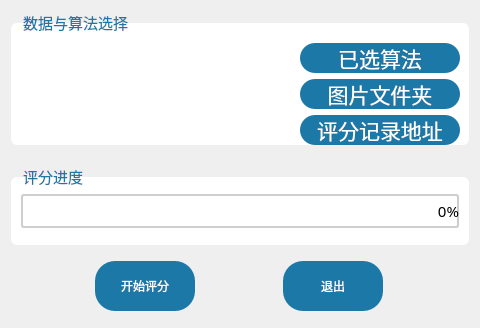
<?xml version="1.0" encoding="UTF-8"?>
<ui version="4.0">
 <class>Form</class>
 <widget class="QWidget" name="Form">
  <property name="geometry">
   <rect>
    <x>0</x>
    <y>0</y>
    <width>480</width>
    <height>328</height>
   </rect>
  </property>
  <property name="windowTitle">
   <string>Form</string>
  </property>
  <property name="styleSheet">
   <string notr="true"/>
  </property>
  <layout class="QVBoxLayout" name="verticalLayout_3">
   <property name="spacing">
    <number>10</number>
   </property>
   <item>
    <layout class="QVBoxLayout" name="verticalLayout_2">
     <property name="spacing">
      <number>20</number>
     </property>
     <item>
      <widget class="QGroupBox" name="choose_pho_gbox">
       <property name="font">
        <font>
         <family>微软雅黑</family>
         <pointsize>11</pointsize>
         <weight>50</weight>
         <bold>false</bold>
        </font>
       </property>
       <property name="styleSheet">
        <string notr="true">QGroupBox{
    border: none;
	
	background-color: rgb(255, 255, 255);
    border-radius:6px;
    margin-top:12px;
}
QGroupBox:title {
    color:rgb(28, 120, 167);
    subcontrol-origin: margin;
    left: 10px;
}
</string>
       </property>
       <property name="title">
        <string>数据与算法选择</string>
       </property>
       <layout class="QVBoxLayout" name="verticalLayout">
        <property name="topMargin">
         <number>20</number>
        </property>
        <property name="bottomMargin">
         <number>0</number>
        </property>
        <item>
         <layout class="QHBoxLayout" name="horizontalLayout_4" stretch="0,1">
          <item>
           <widget class="QLineEdit" name="algo_le">
            <property name="enabled">
             <bool>false</bool>
            </property>
            <property name="minimumSize">
             <size>
              <width>0</width>
              <height>30</height>
             </size>
            </property>
            <property name="font">
             <font>
              <family>Times New Roman</family>
              <pointsize>12</pointsize>
             </font>
            </property>
            <property name="styleSheet">
             <string notr="true">border:none;</string>
            </property>
            <property name="inputMethodHints">
             <set>Qt::ImhNone</set>
            </property>
            <property name="readOnly">
             <bool>true</bool>
            </property>
            <property name="cursorMoveStyle">
             <enum>Qt::LogicalMoveStyle</enum>
            </property>
           </widget>
          </item>
          <item>
           <widget class="QPushButton" name="algo_chosen_btn_3">
            <property name="enabled">
             <bool>false</bool>
            </property>
            <property name="minimumSize">
             <size>
              <width>160</width>
              <height>30</height>
             </size>
            </property>
            <property name="maximumSize">
             <size>
              <width>160</width>
              <height>30</height>
             </size>
            </property>
            <property name="font">
             <font>
              <family>楷体</family>
              <pointsize>16</pointsize>
              <weight>50</weight>
              <italic>false</italic>
              <bold>false</bold>
             </font>
            </property>
            <property name="styleSheet">
             <string notr="true">QPushButton:hover {
	background-color: rgb(58, 189, 236);
}

QPushButton:pressed {
	
	background-color: rgb(27, 87, 126);
}

QPushButton {
	background-color: rgb(28, 120, 167);
	color: rgb(255, 255, 255);
	font: 16pt &quot;楷体&quot;;
	border-radius: 15px;
	border: 4px;
}</string>
            </property>
            <property name="text">
             <string>已选算法</string>
            </property>
           </widget>
          </item>
         </layout>
        </item>
        <item>
         <layout class="QHBoxLayout" name="horizontalLayout_2" stretch="0,1">
          <item>
           <widget class="QLineEdit" name="pho_addr_show_le">
            <property name="minimumSize">
             <size>
              <width>0</width>
              <height>30</height>
             </size>
            </property>
            <property name="font">
             <font>
              <family>Times New Roman</family>
              <pointsize>12</pointsize>
             </font>
            </property>
            <property name="styleSheet">
             <string notr="true">border:none;</string>
            </property>
            <property name="inputMethodHints">
             <set>Qt::ImhNone</set>
            </property>
            <property name="readOnly">
             <bool>true</bool>
            </property>
            <property name="cursorMoveStyle">
             <enum>Qt::LogicalMoveStyle</enum>
            </property>
           </widget>
          </item>
          <item>
           <widget class="QPushButton" name="choose_pho_btn">
            <property name="minimumSize">
             <size>
              <width>160</width>
              <height>30</height>
             </size>
            </property>
            <property name="maximumSize">
             <size>
              <width>160</width>
              <height>30</height>
             </size>
            </property>
            <property name="font">
             <font>
              <family>楷体</family>
              <pointsize>16</pointsize>
              <weight>50</weight>
              <italic>false</italic>
              <bold>false</bold>
             </font>
            </property>
            <property name="styleSheet">
             <string notr="true">QPushButton:hover {
	background-color: rgb(58, 189, 236);
}

QPushButton:pressed {
	
	background-color: rgb(27, 87, 126);
}

QPushButton {
	background-color: rgb(28, 120, 167);
	color: rgb(255, 255, 255);
	font: 16pt &quot;楷体&quot;;
	border-radius: 15px;
	border: 4px;
}</string>
            </property>
            <property name="text">
             <string>图片文件夹</string>
            </property>
           </widget>
          </item>
         </layout>
        </item>
        <item>
         <layout class="QHBoxLayout" name="horizontalLayout_3" stretch="0,1">
          <item>
           <widget class="QLineEdit" name="mos_addr_show_le_2">
            <property name="minimumSize">
             <size>
              <width>0</width>
              <height>30</height>
             </size>
            </property>
            <property name="font">
             <font>
              <family>Times New Roman</family>
              <pointsize>12</pointsize>
             </font>
            </property>
            <property name="styleSheet">
             <string notr="true">border:none;</string>
            </property>
            <property name="inputMethodHints">
             <set>Qt::ImhNone</set>
            </property>
            <property name="readOnly">
             <bool>true</bool>
            </property>
            <property name="cursorMoveStyle">
             <enum>Qt::LogicalMoveStyle</enum>
            </property>
           </widget>
          </item>
          <item>
           <widget class="QPushButton" name="choose_pho_btn_2">
            <property name="minimumSize">
             <size>
              <width>160</width>
              <height>30</height>
             </size>
            </property>
            <property name="maximumSize">
             <size>
              <width>160</width>
              <height>30</height>
             </size>
            </property>
            <property name="font">
             <font>
              <family>楷体</family>
              <pointsize>16</pointsize>
              <weight>50</weight>
              <italic>false</italic>
              <bold>false</bold>
             </font>
            </property>
            <property name="styleSheet">
             <string notr="true">QPushButton:hover {
	background-color: rgb(58, 189, 236);
}

QPushButton:pressed {
	
	background-color: rgb(27, 87, 126);
}

QPushButton {
	background-color: rgb(28, 120, 167);
	color: rgb(255, 255, 255);
	font: 16pt &quot;楷体&quot;;
	border-radius: 15px;
	border: 4px;
}</string>
            </property>
            <property name="text">
             <string>评分记录地址</string>
            </property>
           </widget>
          </item>
         </layout>
        </item>
       </layout>
      </widget>
     </item>
     <item>
      <widget class="QGroupBox" name="choose_pho_gbox_2">
       <property name="font">
        <font>
         <family>微软雅黑</family>
         <pointsize>11</pointsize>
         <weight>50</weight>
         <bold>false</bold>
        </font>
       </property>
       <property name="styleSheet">
        <string notr="true">QGroupBox{
    border: none;
	background-color: rgb(255, 255, 255);
    border-radius:6px;
    margin-top:12px;
}
QGroupBox:title {
    color:rgb(28, 120, 167);
    subcontrol-origin: margin;
    left: 10px;
}
</string>
       </property>
       <property name="title">
        <string>评分进度</string>
       </property>
       <layout class="QVBoxLayout" name="verticalLayout_4">
        <property name="spacing">
         <number>0</number>
        </property>
        <property name="leftMargin">
         <number>10</number>
        </property>
        <property name="topMargin">
         <number>2</number>
        </property>
        <property name="rightMargin">
         <number>10</number>
        </property>
        <property name="bottomMargin">
         <number>2</number>
        </property>
        <item>
         <widget class="QProgressBar" name="progressBar_2">
          <property name="font">
           <font>
            <family>黑体</family>
            <pointsize>11</pointsize>
           </font>
          </property>
          <property name="styleSheet">
           <string notr="true">QProgressBar {
	border: 2px solid rgb(206, 206, 206);
	background-color:rgb(255, 255, 255);
	border-radius:3px ;
	boder-style: inset;  
}

QProgressBar::chunk{
	background-color:rgb(112, 112, 112); 
	border-radius:3px;  
	margin:2px;
}
</string>
          </property>
          <property name="value">
           <number>0</number>
          </property>
          <property name="alignment">
           <set>Qt::AlignRight|Qt::AlignTrailing|Qt::AlignVCenter</set>
          </property>
          <property name="textVisible">
           <bool>true</bool>
          </property>
          <property name="orientation">
           <enum>Qt::Horizontal</enum>
          </property>
          <property name="invertedAppearance">
           <bool>false</bool>
          </property>
          <property name="textDirection">
           <enum>QProgressBar::BottomToTop</enum>
          </property>
         </widget>
        </item>
       </layout>
      </widget>
     </item>
    </layout>
   </item>
   <item>
    <layout class="QHBoxLayout" name="horizontalLayout">
     <property name="leftMargin">
      <number>6</number>
     </property>
     <property name="topMargin">
      <number>6</number>
     </property>
     <property name="rightMargin">
      <number>6</number>
     </property>
     <property name="bottomMargin">
      <number>6</number>
     </property>
     <item>
      <widget class="QPushButton" name="start_mark_btn">
       <property name="enabled">
        <bool>true</bool>
       </property>
       <property name="minimumSize">
        <size>
         <width>100</width>
         <height>50</height>
        </size>
       </property>
       <property name="maximumSize">
        <size>
         <width>100</width>
         <height>50</height>
        </size>
       </property>
       <property name="styleSheet">
        <string notr="true">QPushButton:hover {
	background-color: rgb(58, 189, 236);
}

QPushButton:pressed {
	
	background-color: rgb(27, 87, 126);
}

QPushButton:disabled {
	
	background-color:rgb(244, 0, 0);
}

QPushButton {
	background-color: rgb(28, 120, 167);
	color: rgb(255, 255, 255);
	font: 16pt &quot;楷体&quot;;
	border-radius: 20px;
	border: 4px;
}</string>
       </property>
       <property name="text">
        <string>开始评分</string>
       </property>
      </widget>
     </item>
     <item>
      <widget class="QPushButton" name="exit_btn">
       <property name="enabled">
        <bool>true</bool>
       </property>
       <property name="minimumSize">
        <size>
         <width>100</width>
         <height>50</height>
        </size>
       </property>
       <property name="maximumSize">
        <size>
         <width>100</width>
         <height>50</height>
        </size>
       </property>
       <property name="styleSheet">
        <string notr="true">QPushButton:hover {
	background-color: rgb(58, 189, 236);
}

QPushButton:pressed {
	
	background-color: rgb(27, 87, 126);
}

QPushButton:disabled {
	
	background-color:rgb(244, 0, 0);
}

QPushButton {
	background-color: rgb(28, 120, 167);
	color: rgb(255, 255, 255);
	font: 16pt &quot;楷体&quot;;
	border-radius: 20px;
	border: 4px;
}</string>
       </property>
       <property name="text">
        <string>退出</string>
       </property>
      </widget>
     </item>
    </layout>
   </item>
  </layout>
 </widget>
 <resources/>
 <connections>
  <connection>
   <sender>choose_pho_btn</sender>
   <signal>clicked()</signal>
   <receiver>Form</receiver>
   <slot>choose_pho()</slot>
   <hints>
    <hint type="sourcelabel">
     <x>359</x>
     <y>53</y>
    </hint>
    <hint type="destinationlabel">
     <x>394</x>
     <y>48</y>
    </hint>
   </hints>
  </connection>
  <connection>
   <sender>start_mark_btn</sender>
   <signal>clicked()</signal>
   <receiver>Form</receiver>
   <slot>start()</slot>
   <hints>
    <hint type="sourcelabel">
     <x>137</x>
     <y>215</y>
    </hint>
    <hint type="destinationlabel">
     <x>135</x>
     <y>286</y>
    </hint>
   </hints>
  </connection>
  <connection>
   <sender>exit_btn</sender>
   <signal>clicked()</signal>
   <receiver>Form</receiver>
   <slot>bye()</slot>
   <hints>
    <hint type="sourcelabel">
     <x>309</x>
     <y>217</y>
    </hint>
    <hint type="destinationlabel">
     <x>313</x>
     <y>286</y>
    </hint>
   </hints>
  </connection>
  <connection>
   <sender>choose_pho_btn_2</sender>
   <signal>clicked()</signal>
   <receiver>Form</receiver>
   <slot>choose_mos()</slot>
   <hints>
    <hint type="sourcelabel">
     <x>365</x>
     <y>86</y>
    </hint>
    <hint type="destinationlabel">
     <x>444</x>
     <y>85</y>
    </hint>
   </hints>
  </connection>
 </connections>
 <slots>
  <slot>choose_pho()</slot>
  <slot>start()</slot>
  <slot>bye()</slot>
  <slot>choose_mos()</slot>
 </slots>
</ui>
